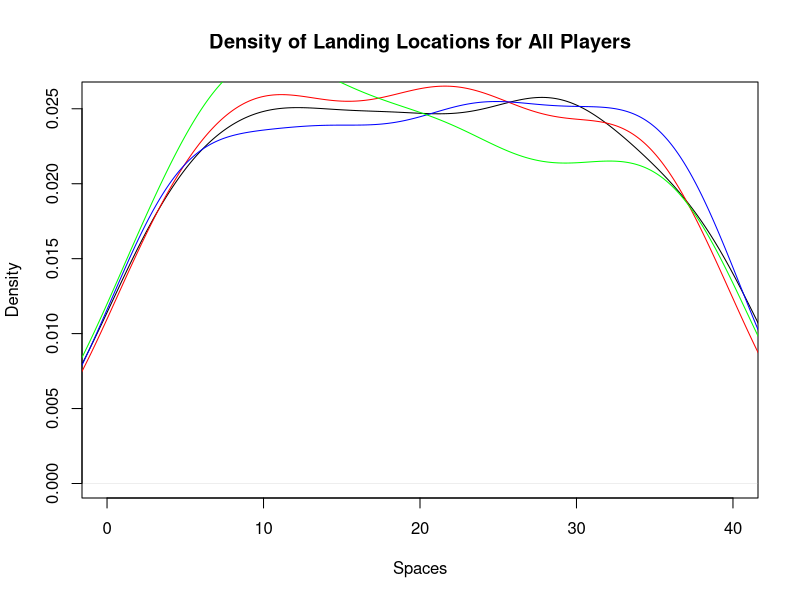
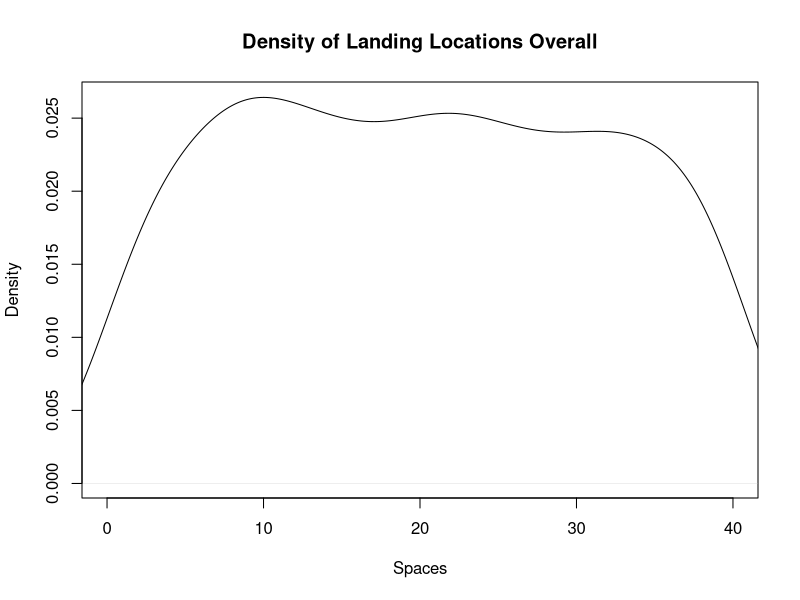
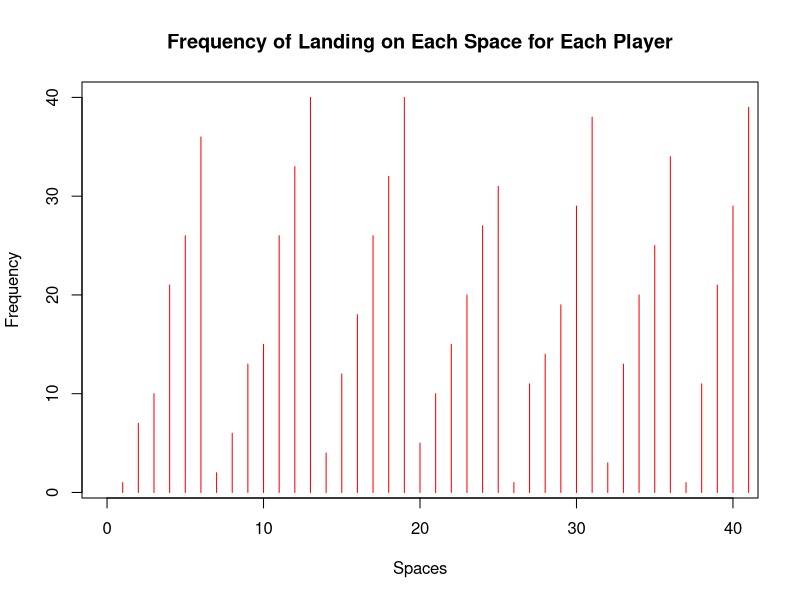
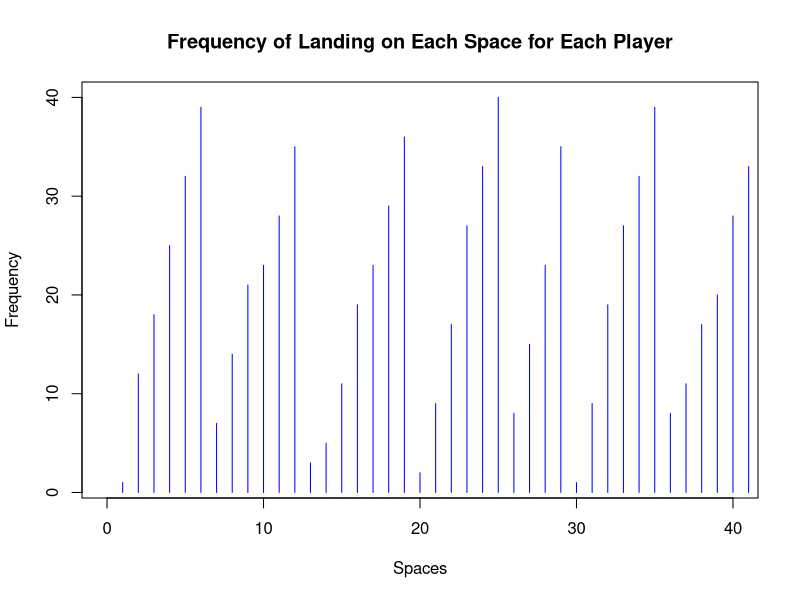
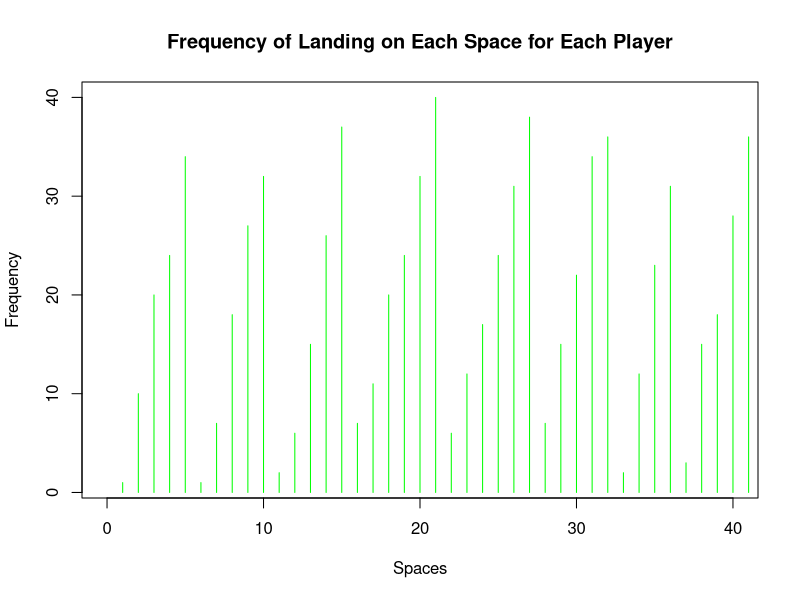
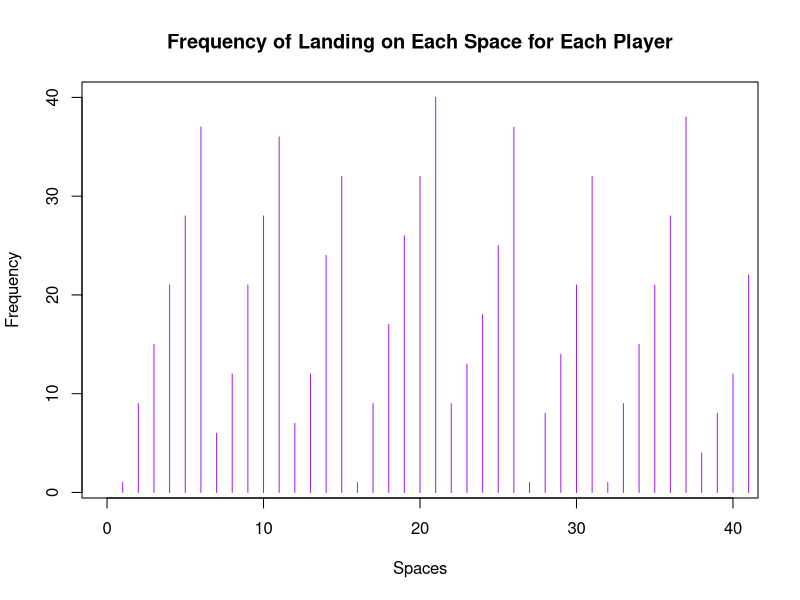
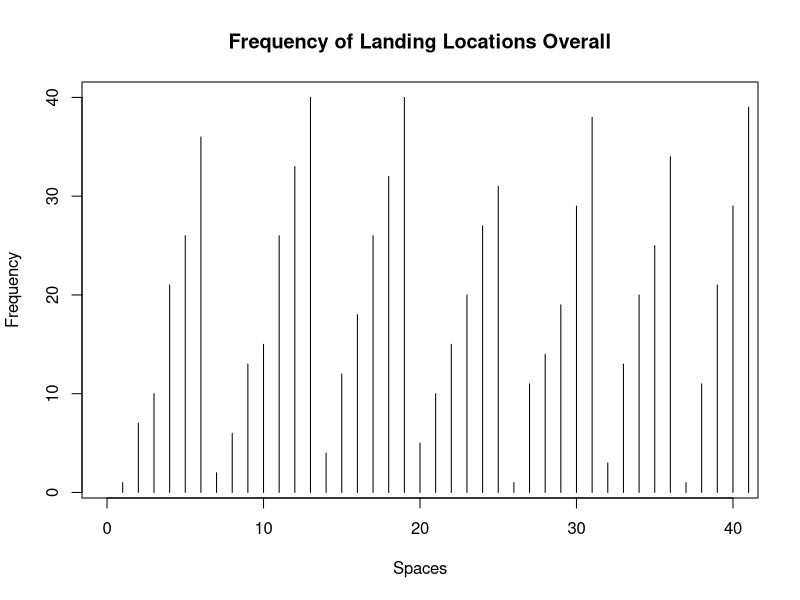
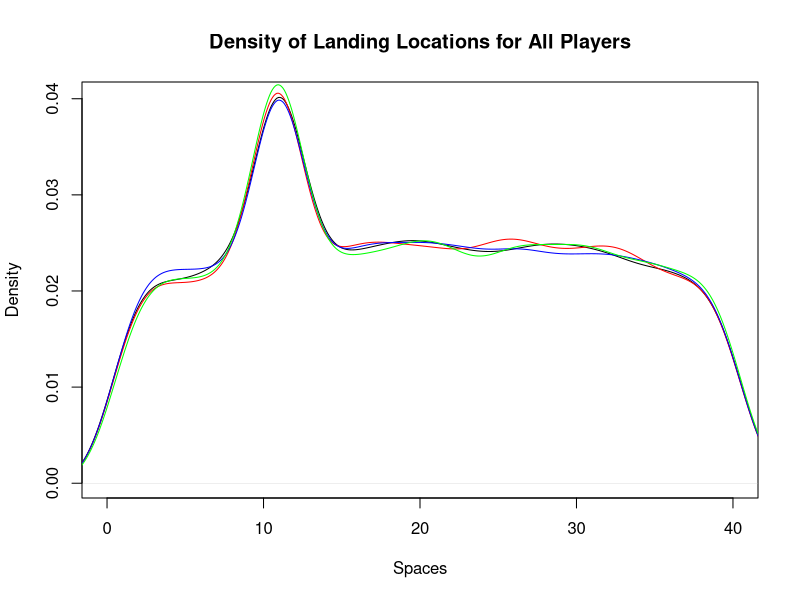

Reproduce these figures in R, in order.
## ---- chunk 1
knitr::opts_chunk$set(echo = TRUE)
## ---- chunk 2
library(dplyr)
library(ggplot2)
library(tidyverse)
## ---- chunk 3
monopolyBoard <- read.csv("MonopolyBoard.csv", header = T)
monopolyBoard
## ---- chunk 4
# Using dice rolls to determine where a player will land on the board
#input: "location", where the player is on the board
#output: the players new location on the board after the have rolled

#note that this is only accounting for standard dice rolls, no special rules yet...

lets_move = function(location) {
  dice_roll_1 <- sample(1:6, 1, replace = TRUE) #A random roll of a six-sided die
  dice_roll_2 <- sample(1:6, 1, replace = TRUE) #A random roll of a six-sided die
  
  roll_total <- sum(dice_roll_1, dice_roll_2) #The sum of the two rolls
  
  location = location + roll_total #Updating the player's location based on their rolls from the current turn
  
  if(location <= 40) { #if statement checking the players location
    location = location
  } else { #if the sum of the player's previous location and their rolls is greater than 40, this moves the player past GO and the start moving from space 1
    location = location - 40
  }
  
  print(location)
  
}

lets_move(20)
## ---- chunk 5
who_goes_first2 <- function(num_players){
  initial_rolls <- c()
  player_order <- length(num_players)
  for (i in 1:num_players) {
    player_i_roll <- sum(sample(1:6, 2, replace=TRUE))
    initial_rolls <- c(initial_rolls, player_i_roll) # vector of every player's first roll
  }
  
  if(sum(initial_rolls == max(initial_rolls)) >= 2){ # if more 1 person has the highest roll
    
    while (sum(initial_rolls == max(initial_rolls)) >= 2) { # keep rolling as long as players are tied
      tied_players <- which(initial_rolls==max(initial_rolls)) # identify which players tied

      tie_breaker_rolls <- c()
      for (i in tied_players) { # tied players roll again
       player_i_roll2 <- sum(sample(1:6, 2, replace=TRUE))
       tie_breaker_rolls <- c(tie_breaker_rolls, player_i_roll2)
       initial_rolls <- tie_breaker_rolls # update initial rolls
      }
    }
    highest_roll <- max(tie_breaker_rolls)
    highest_player <- tied_players[which(tie_breaker_rolls == highest_roll)]
  }
  
  else {
    highest_player <- which.max(initial_rolls) # who rolled the highest number
  
    # creating player order
    player_order[1] <- as.integer(highest_player)

    for (j in 2:num_players) {
    
      player_order[j] <- as.integer(player_order[j-1] + 1)
      if (player_order[j] > num_players) {
        player_order[j] <- 1
      }
    }
    #print(player_order)
  }
  playerlist <- (list(highest_player, player_order))
  return(playerlist)
}

who_goes_first2(4)
## ---- chunk 6
#A function to play Monopoly!
#Utilizes lets_move to move the players around the board
#input: "turns"; the amount of turns each player will take (i.e. the number of rounds in the game), "players"; a numeric value 1-4 representing the number of players in the game
#output: a dataframe showing each players' location after each of their turns; a density plot showing each players' location data throughout the game; a density plot showing the overall location data throughout the game

lets_play = function(turns, players) {
  
  location_data <- as.data.frame(matrix(nrow = turns, ncol = players)) # dataframe will keep data for locations of players for each turn
  
  # puts players in order
  colnames(location_data) <- who_goes_first2(players)[[2]]
  
  location = 1 #initializes the player at space 1 (i.e. GO!)
  location_data[1,] <- location

  for (i in 2:turns) { # iterates through number of turns
    for (j in 1:players) { # rotates through each player
      location = lets_move(location_data[i-1,j])[[1]] # takes location from lets_move2 function and assigns it to location
      location_data[i,j] <- as.integer(location) # puts location value into the dataframe of locations for each player
    }
  }
print(location_data) 


 ########################## plots ###############################

 #vector of colors
  colors <- c("red", "blue", "green","purple")
  
  # creates density plot of frequency of landing on each space for each player
  plot(density(location_data[,1]), xlim = c(0,40), col = "black", xlab="Spaces", main= "Density of Landing Locations for All Players")
  
  for (k in 2:players) {
    lines(density(location_data[,k]), col = colors[k-1]) # adds a density line for each player after the first
  }
  
  # creates density plot for total frequency landing on each space (all players spaces included)
  all_spaces <- as.vector(as.matrix(location_data))
  plot(density(all_spaces), xlim = c(0,40), col = "black", xlab="Spaces", main="Density of Landing Locations Overall")
  
  #creates frequency plot for frequency of landing on certain spaces for each player
  for(k in 1:players){
  plot(location_data[,k], xlim= c(0,40), col=colors[k], type="h", xlab="Spaces", ylab="Frequency", main="Frequency of Landing on Each Space for Each Player")
  }

  plot(all_spaces, xlim = c(0,40), col = "black", type="h", xlab = "Spaces", ylab = "Frequency", main = "Frequency of Landing Locations Overall")
}

lets_play(100, 4)

## ---- chunk 7
#Double Down -- addition of jail and double rolls

#Incorporating double rolls and sending players to jail when the players are rolling and moving
#input: "location"; a numeric value 1 to 40; where the player in on the board
#output: the players new location on the board

lets_move2 = function(location) {
  dice_roll_1 <- sample(1:6, 1, replace = TRUE) #a standard, six-sided dice roll
  dice_roll_2 <- sample(1:6, 1, replace = TRUE) #a standard, six-sided dice roll
  
  roll_total <- sum(dice_roll_1, dice_roll_2) #the sum of the two dice rolls
  roll_double <- dice_roll_1 == dice_roll_2 #checking if the player rolled a double
  
    location = location + roll_total # updates location to be previous location + roll total
    double3 = "false" # double3 is assigned "true" if the player double rolls 3x (as seen in if statement below), otherwise it is assigned "false" 
    
  # first double roll -> roll again
  if (roll_double == TRUE) { #checks if the player rolled a double with their first two rolls. if "TRUE", the player rolls again
    dice_roll_3 <- sample(1:6, 1, replace = TRUE) #the player's third dice roll
    dice_roll_4 <- sample(1:6, 1, replace = TRUE) #the player's fourth dice roll
    
    roll_total2 <- sum(dice_roll_3, dice_roll_4) #the sum of the player's third and fourth rolls
    roll_double2 <- dice_roll_3 == dice_roll_4 #checks to see if the player rolled a double again
    
    location = location + roll_total2 #the player's new location
    double3 = "false"
    
    # if player is at a location past 40, subtract 40 so they go back to the GO space at location "41"
    # this is included in each if statement below so that it applies if player has to roll again
    if (location <= 40) { #checks to make sure that the player's location isn't over 40 (i.e not on the board)
      location = location
    } else { #If greater than 40, it subtracts 40 from location to allow player to continue to move on the board
      location = location - 40
    }
     
      # second double roll -> roll again
      if (roll_double2 == TRUE) { #if the player has rolled two doubles, they roll again
        dice_roll_5 <- sample(1:6, 1, replace = TRUE) #the player's fifth roll
        dice_roll_6 <- sample(1:6, 1, replace = TRUE) #the player's sixth roll
    
        roll_total3 <- sum(dice_roll_5, dice_roll_6) #the sum of the fifth and sixth roll
        roll_double3 <- dice_roll_5 == dice_roll_6 #checking to see if the player rolled a third double
    
        location = location + roll_total3 #the players new location
        double3 = "false"
        
        if (location <= 40) { #checks the player's location again
          location = location
        } else {
          location = location - 40
        }
        
        # third double roll -> go to jail
          if (roll_double3 == TRUE) { #checks if the player rolled three doubles in a row, if TRUE, the players goes to jail (space 11)
            location = monopolyBoard$spaces[monopolyBoard$name == "Jail"]
            double3 = "true"
          }
      }
  }  
    
  if (location <= 40) { #checks the players location on the board
    location = location
  } else {
    location = location - 40
  }
  
  listdata <- (list(location, double3)) # creates list for outputs "location" and "double3"
  # if you need to access location from this function, use lets_move2(location_data[i-1,j])[[1]]
  # if you need to access double3, use lets_move2(double3)[[2]]
  return(listdata)
  
}
## ---- chunk 8
#A function to move players around the board while incorporating double rolls and going to jail
#input: "turns"; the amount of turns each player takes (i.e. how many rounds the game is), "players"; a numeric value 1-4 representing the number of players in the game
#output: a dataframe showing each players' location after each of their turns; a density plot showing each players' location data throughout the game; a density plot showing the overall location data throughout the game

lets_play2 = function(turns, players) {
  
  
  location_data <- as.data.frame(matrix(nrow = turns, ncol = players)) # dataframe will keep data for locations of players for each turn
  double3data <- as.data.frame(matrix(nrow = turns, ncol = players)) # dataframe will say "true" if player double rolled 3x (which lands them in jail) and "false" if they didn't double roll 3x
  
    # puts players in order
    colnames(location_data) <- who_goes_first2(players)[[2]]
  
    location = 1 # each player starts at location 1
    location_data[1,] <- location
    double3 = 0 # initializing "double3" which will be later assigned a "true" or "false" based on if player double rolled 3x
  
    for (i in 2:turns) { # iterates through number of turns
      
        for (j in 1:players) { # rotates through each player
          
        location = lets_move2(location_data[i-1,j])[[1]] # takes location from lets_move2 function and assigns it to location
        location_data[i,j] <- as.integer(location) # puts location value into the dataframe of locations for each player
        double3data[i,j] <- lets_move2(double3)[[2]] # takes "true" or "false" value from double3 and adds it to double3data dataframe
        
      # deals with landing in jail from "go to jail" space and staying there for next 3 turns
      if (31 %in% location_data[i-1,j]) { # if you landed on 31 in the last turn (i-1 turn), you go to jail (space 11) for the ith turn
        location <- 11
        location_data[i,j] <- as.integer(location) # new location is 11
      } else if (11 %in% location_data[i-1,j] & 31 %in% location_data[i-2,j]) { # if you were on space 11 last turn AND you were on space 31 2 turns ago, you stay in jail (space 11) for turn i
        location <- 11
        location_data[i,j] <- as.integer(location)
      } else if (11 %in% location_data[i-2,j] & 31 %in% location_data[i-3,j]) {
        location <- 11
        location_data[i,j] <- as.integer(location)
      }
        
      # landing in jail from 3x double roll and staying there for next 3 turns
      if (11 %in% location_data[i,j] & "true" %in% double3data[i-1,j]) { # if player's location is 11 (jail) and double3data is"true" (player double rolled 3x), player stays in jail. all 3 if/else if statements keep player in jail for the next 3 turns
        location <- 11
        location_data[i,j] <- as.integer(location)
      } else if (11 %in% location_data[i-1,j] & "true" %in% double3data[i-2,j]) { # 
        location <- 11
        location_data[i,j] <- as.integer(location)
      } else if (11 %in% location_data[i-2,j] & "true" %in% double3data[i-3,j]) {
        location <- 11
        location_data[i,j] <- as.integer(location)
      }
        
    }
  }
  print(location_data)
  print(double3)
  
  
  ########################## plots ###############################

 #vector of colors
  colors <- c("red", "blue", "green","purple")
  
  # creates density plot of frequency of landing on each space for each player
  plot(density(location_data[,1]), xlim = c(0,40), col = "black", xlab="Spaces", main= "Density of Landing Locations for All Players")
  
  for (k in 2:players) {
    lines(density(location_data[,k]), col = colors[k-1]) # adds a density line for each player after the first
  }
  
  # creates density plot for total frequency landing on each space (all players spaces included)
  all_spaces <- as.vector(as.matrix(location_data))
  plot(density(all_spaces), xlim = c(0,40), col = "black", xlab="Spaces", main="Density of Landing Locations Overall")
  
  #creates frequency plot for frequency of landing on certain spaces for each player
  for(k in 1:players){
  plot(location_data[,k], xlim= c(0,40), col=colors[k], type="h", xlab="Spaces", ylab="Frequency", main="Frequency of Landing on Each Space for Each Player")
  }
  
  plot(all_spaces, xlim = c(0,40), col = "black", type="h", xlab = "Spaces", ylab = "Frequency", main = "Frequency of Landing Locations Overall")
 
}
 
lets_play2(10000, 4)
## ---- chunk 9

Card_Numbers <- c(1, 2, 3, 4, 5, 6, 7, 8, 9, 10, 11, 12, 13, 14, 15, 16) # the card numbers

Chance_Cards <- c("Advance to Boardwalk", "Advance to Go (Collect $200)", "Advance to Illinois Avenue. If you pass Go, collect $200", "Advance to St. Charles Place. If you pass Go, collect $200", "Advance to the nearest Railroad. If unowned, you may buy it from the Bank. If owned, pay owner twice the rental to which they are otherwise entitled", "Advance to the nearest Railroad. If unowned, you may buy it from the Bank. If owned, pay owner twice the rental to which they are otherwise entitled", "Advance token to nearest Utility. If unowned, you may buy it from the Bank. If owned, throw dice and pay owner a total ten times amount thrown", "Bank pays you dividend of $50", "Get Out of Jail Free", "Go Back 3 Spaces", "Go to Jail. Go directly to Jail, do not pass Go, do not collect $200", "Make general repairs on all your property. For each house pay $25. For each hotel pay $100", "Speeding fine $15", "Take a trip to Reading Railroad. If you pass Go, collect $200", "You have been elected Chairman of the Board. Pay each player $50", "Your building loan matures. Collect $150") # the card information

Chance <- data.frame(Chance_Cards, Card_Numbers) #a dataframe associating each chance card with a number



Community_Chest_Cards <- c("Advance to Go (Collect $200)", "Bank error in your favor. Collect $200", "Doctor’s fee. Pay $50", "From sale of stock you get $50", "Get Out of Jail Free", "Go to Jail. Go directly to jail, do not pass Go, do not collect $200", "Holiday fund matures. Receive $100", "Income tax refund. Collect $20", "It is your birthday. Collect $10 from every player", "Life insurance matures. Collect $100", "Pay hospital fees of $100", "Pay school fees of $50", "Receive $25 consultancy fee", "You are assessed for street repair. $40 per house. $115 per hotel", "You have won second prize in a beauty contest. Collect $10", "You inherit $100") # the card information

Community_Chest <- data.frame(Community_Chest_Cards, Card_Numbers) #a dataframe associating each community chest card with a number
## ---- chunk 10
#A function that randomly selects a numeric value 1:16 representing a Chance card and updates the player's location based on the card information
#input: "location"; a numeric value 1:40 representing the player's location on the board
#output: the player's new location on the board

Drawing_Chance = function(location) {
  location = location #the player's current location
  draw_card <- sample(1:16, 1, replace = TRUE) #randomly selecting a card from 1:16
  player_card <- Chance$Chance_Cards[draw_card] #finding the card in the Chance deck
  print(player_card)

#The following if statements update the player's location based on the card that was drawn (if applicable)  
      if(draw_card == 1) {
        location = 1
      }
      
      if(draw_card == 2) {
        location = 1
      }
      
      if(draw_card == 3) {
        location = 25
      }
  
      if(draw_card == 4){
        location = 12
      }
    
      if(draw_card == 5){ #takes into account which space the player is nearest to to determine updated location
        if(location >= 37 && location <= 5){
              location = 6
            } else {
              if (location >= 6 && location <= 15){
                location = 16
              } else {
                if(location >= 16 && location <= 25){
                  location = 26
                } else {
                  location = 36
                }
              }
            }
    }
  
    if(draw_card == 6){ #takes into account which space the player is nearest to to determine updated location
        if(location >= 37 && location <= 5){
              location = 6
            } else {
              if (location >= 6 && location <= 15){
                location = 16
              } else {
                if(location >= 16 && location <= 25){
                  location = 26
                } else {
                  location = 36
                }
              }
            }
    }
  
    if(draw_card == 7){ #takes into account which space the player is nearest to to determine updated location
        if(location >= 29 && location <= 12){
              location = 13
            } else {
              location = 29
    }
  }
  
    if(draw_card == 11) {
      location = 11
    }
  
    if(draw_card == 14) {
      location = 6
    }
  
    if(draw_card == 10) {
      location = location - 3
    }
  
    location = location
    return(location)
}


#A function that randomly selects a numeric value 1:16 representing a Community Chest card and updates the player's location based on the card information
#input: "location"; a numeric value 1:40 representing the player's location on the board
#output: the player's new location on the board

Drawing_Community_Chest = function(location) {
  location = location #the player's current location
  draw_card_chest <- sample(1:16, 1, replace = TRUE) #randomly selecting a card from 1:16
  player_card_chest <- Community_Chest$Community_Chest_Cards[draw_card_chest] #finding the card in the Community Chest deck
  print(player_card_chest)

#The following if statements update the player's location based on the card that was drawn (if applicable) 
  if (draw_card_chest == 1) {
    location = 1
  } else {
    if (draw_card_chest == 6) {
    location = 11
    } else {
      location = location
    }
  
  }
  
  location = location 
  return(location)
}
## ---- chunk 11
#A function that expands on lets_move2 to add the actions of Community Chest and Chance spaces and their respective cards
#input: "location"; a numeric value 1 to 40; where the player in on the board
#output: the players new location on the board

lets_move3 = function(location) {
  dice_roll_1 <- sample(1:6, 1, replace = TRUE) 
  dice_roll_2 <- sample(1:6, 1, replace = TRUE) 
  
  roll_total <- sum(dice_roll_1, dice_roll_2)
  roll_double <- dice_roll_1 == dice_roll_2
  
    location = location + roll_total
    double3 = "false"


  if (location <= 40) {
      location = location
  } else {
      location = location - 40
  }
   
  
  if(location == 8 || location == 23 || location == 27) { #check's if the player's location is a Chance space
    location = Drawing_Chance(location) #if TRUE, the player draws a Chance card using the Drawing_Chance function which updates their location
  }
  
  if(location == 3 || location == 18 || location == 34) { #check's if the player's location is a Community Chest space
    location = Drawing_Community_Chest(location) #if TRUE, the player draws a Community Chest card using the Drawing_Community_Chest which updates their location
  }
    
  # first double roll -> roll again
  if (roll_double == TRUE) {
    dice_roll_3 <- sample(1:6, 1, replace = TRUE)
    dice_roll_4 <- sample(1:6, 1, replace = TRUE)
    
    roll_total2 <- sum(dice_roll_3, dice_roll_4)
    roll_double2 <- dice_roll_3 == dice_roll_4
    
    location = location + roll_total2
    double3 = "false"
    
    if (location <= 40) {
      location = location
    } else {
      location = location - 40
    }
    
    
    if(location == 8 || location == 23 || location == 27) { #check's if the player's location is a Chance space
    location = Drawing_Chance(location) #if TRUE, the player draws a Chance card using the Drawing_Chance function which updates their location
    }
  
  if(location == 3 || location == 18 || location == 34) { #check's if the player's location is a Community Chest space
    location = Drawing_Community_Chest(location) #if TRUE, the player draws a Community Chest card using the Drawing_Community_Chest which updates their location
    }
     
      # second double roll -> roll again
      if (roll_double2 == TRUE) {
        dice_roll_5 <- sample(1:6, 1, replace = TRUE)
        dice_roll_6 <- sample(1:6, 1, replace = TRUE)
    
        roll_total3 <- sum(dice_roll_5, dice_roll_6)
        roll_double3 <- dice_roll_5 == dice_roll_6
    
        location = location + roll_total3
        double3 = "false"
        
        if (location <= 40) {
          location = location
        } else {
          location = location - 40
        }
        
        if(location == 8 || location == 23 || location == 27) { #check's if the player's location is a Chance space
          location = Drawing_Chance(location) #if TRUE, the player draws a Chance card using the Drawing_Chance function which updates their location
        }
  
        if(location == 3 || location == 18 || location == 34) { #check's if the player's location is a Community Chest space
          location = Drawing_Community_Chest(location) #if TRUE, the player draws a Community Chest card using the Drawing_Community_Chest which updates their location
         
        }
        
        # third double roll -> go to jail
          if (roll_double3 == TRUE) {
            location = monopolyBoard$spaces[monopolyBoard$name == "Jail"]
            double3 = "true"

          }
      }
  }  
   
  location = location 

  listdata <- (list(location, double3))
  return(listdata)
  
}

## ---- chunk 12
lets_play3 = function(turns, players) {
  
  location_data <- as.data.frame(matrix(nrow = turns, ncol = players))
  double3data <- as.data.frame(matrix(nrow = turns, ncol = players))
  
    colnames(location_data) <- who_goes_first2(players)[[2]]
  
    location = 1
    location_data[1,] <- location
    double3 = 0
  
    for (i in 2:turns) {
      
        for (j in 1:players) {
          
        location = lets_move3(location_data[i-1,j])[[1]]
        location_data[i,j] <- as.integer(location)
        double3data[i,j] <- lets_move3(double3)[[2]]
        
      # deals with landing in jail from "go to jail" space and staying there for next 3 turns
      if (31 %in% location_data[i-1,j]) { # if you land on 31 (go to jail), next location is in jail (space 11)
        location <- 11
        location_data[i,j] <- as.integer(location)
      } else if (11 %in% location_data[i-1,j] & 31 %in% location_data[i-2,j]) {
        location <- 11
        location_data[i,j] <- as.integer(location)
      } else if (11 %in% location_data[i-2,j] & 31 %in% location_data[i-3,j]) {
        location <- 11
        location_data[i,j] <- as.integer(location)
      }
        
      # landing in jail from 3x double roll and staying there for next 3 turns
      if (11 %in% location_data[i,j] & "true" %in% double3data[i-1,j]) { # "true" means player double rolled 3x -> jail
        location <- 11
        location_data[i,j] <- as.integer(location)
      } else if (11 %in% location_data[i-1,j] & "true" %in% double3data[i-2,j]) { # 
        location <- 11
        location_data[i,j] <- as.integer(location)
      } else if (11 %in% location_data[i-2,j] & "true" %in% double3data[i-3,j]) {
        location <- 11
        location_data[i,j] <- as.integer(location)
      }
        
    }
  }
  print(location_data)
  print(double3data)


  
  # creates density plot of frequency of landing on each space for each player
  colors <- c("red", "blue", "green","purple")
  
  plot(density(location_data[,1]), xlim = c(0,40), col = "black", xlab="Spaces", main= "Density of Landing Locations for All Players")
  
  for (k in 2:players) {
    lines(density(location_data[,k]), col = colors[k-1]) # adds a density line for each player after the first
  }
  
  # creates density plot for total frequency landing on each space (all players spaces included)
  all_spaces <- as.vector(as.matrix(location_data))
  plot(density(all_spaces), xlim = c(0,40), col = "black", xlab="Spaces", main="Density of Landing Locations Overall")
  
  for(k in 1:players){
  plot(location_data[,k], xlim= c(0,40), col=colors[k], type="h", xlab="Spaces", ylab="Frequency", main="Frequency of Landing on Each Space for Each Player")
  }
  
}


lets_play3(1000, 4)
